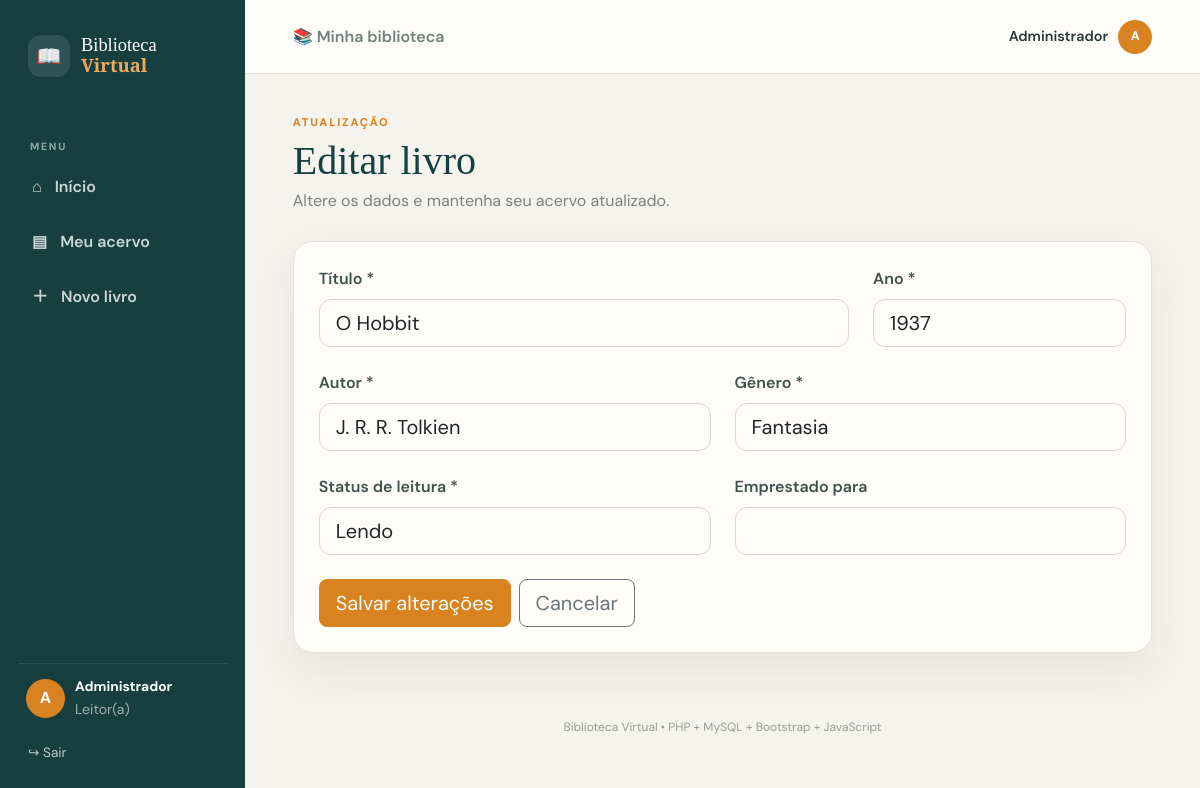
Screenshot of /livros/editar.php?id=2 (signed in) with the database file from the repository.
### tables this page shows
CREATE TABLE livros (
    id INT AUTO_INCREMENT PRIMARY KEY,
    titulo VARCHAR(150) NOT NULL,
    autor VARCHAR(100) NOT NULL,
    ano INT NOT NULL,
    genero VARCHAR(50) NOT NULL,
    status_leitura ENUM('Não lido','Lendo','Lido') NOT NULL DEFAULT 'Não lido',
    emprestado_para VARCHAR(100) DEFAULT NULL,
    criado_em TIMESTAMP DEFAULT CURRENT_TIMESTAMP
);

### livros/editar.php (the view, shortened to what this page needs)
<?php
require_once __DIR__ . '/../config/conexao.php';
$id=filter_input(INPUT_GET,'id',FILTER_VALIDATE_INT);
$stmt=$pdo->prepare('SELECT * FROM livros WHERE id=:id'); $stmt->execute([':id'=>$id]); $livro=$stmt->fetch();
?>
<?php include __DIR__ . '/../includes/app-header.php'; ?>
<div class="page-title"><div><span class="eyebrow">ATUALIZAÇÃO</span><h1>Editar livro</h1><p>Altere os dados e mantenha seu acervo atualizado.</p></div></div>
<div class="content-card form-card">
<form method="POST" class="row g-4">
<div class="col-md-8"><label class="form-label">Título *</label><input class="form-control form-control-lg" name="titulo" maxlength="150" value="<?= htmlspecialchars($livro['titulo']) ?>" required></div>
<div class="col-md-4"><label class="form-label">Ano *</label><input class="form-control form-control-lg" type="number" name="ano" min="0" max="<?= date('Y') ?>" value="<?= htmlspecialchars($livro['ano']) ?>" required></div>
<div class="col-md-6"><label class="form-label">Autor *</label><input class="form-control form-control-lg" name="autor" maxlength="100" value="<?= htmlspecialchars($livro['autor']) ?>" required></div>
<div class="col-md-6"><label class="form-label">Gênero *</label><input class="form-control form-control-lg" name="genero" maxlength="50" value="<?= htmlspecialchars($livro['genero']) ?>" required></div>
<div class="col-md-6"><label class="form-label">Status de leitura *</label><select class="form-select form-select-lg" name="status_leitura"><?php foreach(['Não lido','Lendo','Lido'] as $s): ?><option <?= $livro['status_leitura']===$s?'selected':'' ?>><?= $s ?></option><?php endforeach; ?></select></div>
<div class="col-md-6"><label class="form-label">Emprestado para</label><input class="form-control form-control-lg" name="emprestado_para" maxlength="100" value="<?= htmlspecialchars($livro['emprestado_para']??'') ?>"></div>
<div class="col-12 d-flex gap-2"><button class="btn btn-primary btn-lg">Salvar alterações</button><a href="listar.php" class="btn btn-outline-secondary btn-lg">Cancelar</a></div>
</form>
</div>
<?php include __DIR__ . '/../includes/app-footer.php'; ?>

### assets/css/style.css (style rules this page uses)
:root { --cream:#f7f2e8; --paper:#fffdf8; --ink:#173f40; --teal:#21666a; --teal-dark:#174e51; --orange:#d98220; --orange-dark:#bd6c16; --muted:#7b817d; --line:#e7e0d4; --shadow:0 18px 45px rgba(40,48,43,.08); }
* { box-sizing:border-box }
body { margin:0;font-family:"DM Sans",sans-serif;background:#f5f3ee;color:#263837 }
h1,h2,h3 { font-family:"Playfair Display",serif;color:var(--ink) }
.btn-primary { background:var(--orange);border-color:var(--orange);color:#fff }
.form-control,.form-select { border:1px solid #ddd6ca;background:#fffdf9;border-radius:12px }
.form-label { font-weight:600;color:#40504e }
.eyebrow { display:block;letter-spacing:.16em;font-size:.7rem;font-weight:800;color:var(--orange);margin-bottom:6px }
.app-body { background:#f5f3ee }
.page-title { display:flex;justify-content:space-between;gap:25px;align-items:end;margin-bottom:28px }
.page-title h1 { font-size:2.5rem;margin:0 }
.page-title p { color:var(--muted);margin:4px 0 0 }
.metric,.content-card { background:#fffdf9;border:1px solid var(--line);box-shadow:var(--shadow);border-radius:20px }
.content-card { padding:25px }
.form-card { max-width:950px }

### rows the page displays
livros: titulo "O Hobbit", ano "1937", autor "J. R. R. Tolkien", genero "Fantasia", status_leitura "Lendo"

### other values shown
mb_strtoupper(mb_substr(usuarioAtual(),0,1)) "A"
usuarioAtual() "Administrador"
